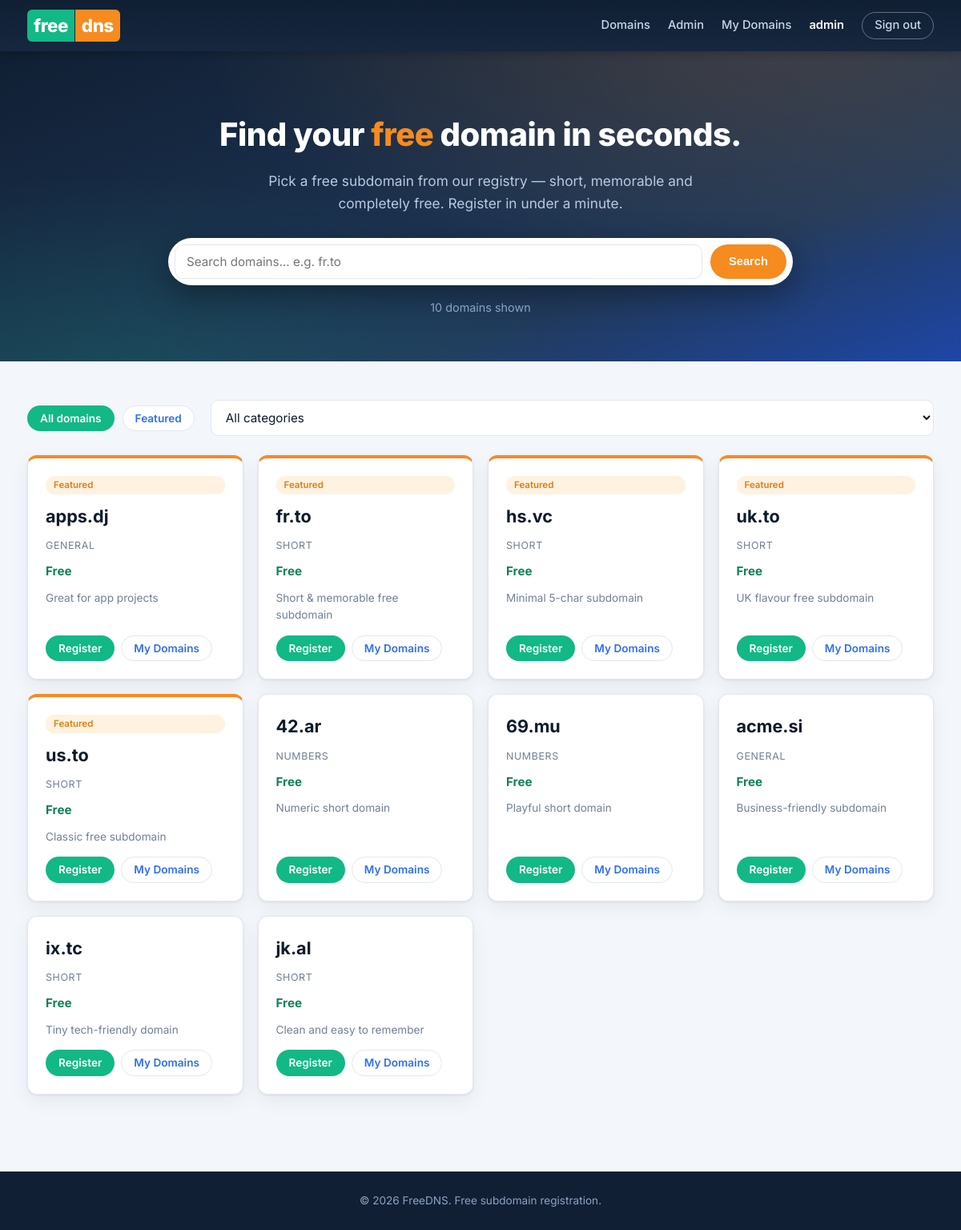
The page / (signed in) on the database its author committed.
### tables this page shows
CREATE TABLE IF NOT EXISTS users (
    id            INT UNSIGNED NOT NULL AUTO_INCREMENT,
    username      VARCHAR(50)  NOT NULL,
    email         VARCHAR(190) NOT NULL,
    password_hash VARCHAR(255) NOT NULL,
    is_admin      TINYINT(1)   NOT NULL DEFAULT 0,
    created_at    TIMESTAMP    NOT NULL DEFAULT CURRENT_TIMESTAMP,
    PRIMARY KEY (id),
    UNIQUE KEY uq_users_username (username),
    UNIQUE KEY uq_users_email (email)
);

CREATE TABLE IF NOT EXISTS domains (
    id          INT UNSIGNED NOT NULL AUTO_INCREMENT,
    name        VARCHAR(190) NOT NULL,
    price       DECIMAL(10,2) NOT NULL DEFAULT 0.00,
    description VARCHAR(255)          DEFAULT NULL,
    category    VARCHAR(60)           DEFAULT 'General',
    featured    TINYINT(1)   NOT NULL DEFAULT 0,
    available   TINYINT(1)   NOT NULL DEFAULT 1,
    created_at  TIMESTAMP    NOT NULL DEFAULT CURRENT_TIMESTAMP,
    PRIMARY KEY (id),
    UNIQUE KEY uq_domains_name (name),
    KEY idx_domains_available (available)
);

### includes/functions.php (called while the page is built, shortened)
<?php
function base_url(): string {
    $base = BASE_URL;
    if ($base === '') {
        $scheme = (!empty($_SERVER['HTTPS']) && $_SERVER['HTTPS'] !== 'off') ? 'https' : 'http';
        $host   = $_SERVER['HTTP_HOST'] ?? 'localhost';
        $appRoot = realpath(__DIR__ . '/..');
        $docRoot = is_dir($appRoot) ? str_replace('\\', '/', realpath($_SERVER['DOCUMENT_ROOT'] ?? '/')) : null;
        $rel     = '';
        if ($docRoot !== null && $appRoot !== false && str_starts_with(str_replace('\\', '/', $appRoot), $docRoot)) {
            $rel = rtrim(substr(str_replace('\\', '/', $appRoot), strlen($docRoot)), '/');
        }
        $base = "$scheme://$host$rel";
    }
    return rtrim($base, '/');
}
function url(string $path = ''): string {
    return base_url() . '/' . ltrim($path, '/');
}
function e(string $value): string {
    return htmlspecialchars($value, ENT_QUOTES, 'UTF-8');
}

### includes/db.php (called while the page is built, shortened)
<?php
function db(): PDO {
    static $pdo = null;
    if ($pdo === null) {
        $dsn = 'mysql:host=' . DB_HOST . ';dbname=' . DB_NAME . ';charset=utf8mb4';
        try {
            $pdo = new PDO($dsn, DB_USER, DB_PASS, [
                PDO::ATTR_ERRMODE            => PDO::ERRMODE_EXCEPTION,
                PDO::ATTR_DEFAULT_FETCH_MODE => PDO::FETCH_ASSOC,
                PDO::ATTR_EMULATE_PREPARES   => false,
            ]);
        } catch (PDOException $e) {
            http_response_code(500);
            exit('Database connection failed: ' . htmlspecialchars($e->getMessage()));
        }
    }
    return $pdo;
}

### includes/auth.php (called while the page is built, shortened)
<?php
require_once __DIR__ . '/db.php';
function cur_user(): ?array {
    $st = db()->prepare('SELECT id, username, email, is_admin, created_at FROM users WHERE id = ?');
    $st->execute([$_SESSION['user_id']]);
    $u = $st->fetch();
    return $u;
}

### index.php (the view, shortened to what this page needs)
<?php
require_once __DIR__ . '/includes/layout.php';
$q      = trim($_GET['q'] ?? '');
$cat    = trim($_GET['cat'] ?? '');
$only   = trim($_GET['only'] ?? '');
$user   = cur_user();
$where  = ['available = 1'];
$params = [];
$order = 'featured DESC, name ASC';
$sql = 'SELECT * FROM domains WHERE ' . implode(' AND ', $where) . ' ORDER BY ' . $order . ' LIMIT 100';
$st  = db()->prepare($sql);
$st->execute($params);
$domains = $st->fetchAll();
page_header('Find your free domain', ['home']);
?>
<section class="hero">
    <div class="container">
        <h1>Find your <span class="highlight">free</span> domain in seconds.</h1>
        <p>Pick a free subdomain from our registry — short, memorable and completely free. Register in under a minute.</p>
        <form class="search-bar" method="get" action="index.php">
            <input type="search" name="q" value="<?php echo e($q); ?>"
                   placeholder="Search domains… e.g. fr.to" autocomplete="off">
            <button class="btn btn-orange" type="submit">Search</button>
        </form>
        <div class="search-stats"><?php echo count($domains); ?> domains shown</div>
    </div>
</section>
<section class="section">
    <div class="container">
        <div class="filter-bar">
            <a href="<?php echo url('index.php'); ?>" class="btn btn-sm <?php echo $only === '' && $cat === '' && $q === '' ? 'btn-primary' : 'btn-outline'; ?>">All domains</a>
            <a href="<?php echo url('index.php?only=featured'); ?>" class="btn btn-sm <?php echo $only === 'featured' ? 'btn-primary' : 'btn-outline'; ?>">Featured</a>
            <form method="get" action="index.php" style="display:flex;gap:8px;flex:1;">
                <select name="cat" data-auto-submit>
                    <option value="">All categories</option>
                </select>
            </form>
        </div>
        <?php if (!$domains): ?>
            <div class="empty-state">
                <div class="icon">&#128269;</div>
                <h3>No domains found</h3>
                <p>Try a different search term, or check back later — new domains are added by admins.</p>
            </div>
        <?php else: ?>
            <div class="domain-grid">
                <?php foreach ($domains as $d): ?>
                    <div class="domain-card <?php echo (int)$d['featured'] ? 'featured' : ''; ?>">
                        <?php if ((int)$d['featured']): ?>
                            <span class="badge badge-featured">Featured</span>
                        <?php endif; ?>
                        <div class="domain-name"><?php echo e($d['name']); ?></div>
                        <div class="domain-cat"><?php echo e($d['category']); ?></div>
                        <div class="domain-price"><span class="free">Free</span>&nbsp;<?php echo $d['price'] > 0 ? '· $' . number_format((float)$d['price'], 2) : ''; ?></div>
                        <?php if ($d['description']): ?>
                            <div class="domain-desc"><?php echo e($d['description']); ?></div>
                        <?php endif; ?>
                        <div class="domain-actions">
                            <a class="btn btn-sm btn-primary" href="<?php echo url('checkout.php?domain=' . urlencode($d['name'])); ?>">Register</a>
                            <?php if ($user): ?>
                                <a class="btn btn-sm btn-outline" href="<?php echo url('dashboard.php'); ?>">My Domains</a>
                            <?php endif; ?>
                        </div>
                    </div>
                <?php endforeach; ?>
            </div>
        <?php endif; ?>
    </div>
</section>
<?php
page_footer();

### includes/layout.php (shortened to what this page needs)
<?php
require_once __DIR__ . '/auth.php';
require_once __DIR__ . '/functions.php';
function page_header(string $title = '', array $bodyClass = []): void {
    $u     = cur_user();
    $admin = $u && (int)$u['is_admin'] === 1;
    $bc    = $bodyClass ? ' class="' . e(implode(' ', $bodyClass)) . '"' : '';
    ?>
<!DOCTYPE html>
<html lang="en">
<head>
    <link rel="stylesheet" href="<?php echo url('assets/css/style.css'); ?>">
</head>
<body<?php echo $bc; ?>>
<header class="site-header">
    <div class="container header-inner">
        <a class="brand" href="<?php echo url('index.php'); ?>">
            <span class="brand-mark">free</span><span class="brand-mark-accent">dns</span>
        </a>
        <nav class="main-nav" id="mainNav">
            <a href="<?php echo url('index.php'); ?>">Domains</a>
            <?php if ($admin): ?><a href="<?php echo url('admin/index.php'); ?>">Admin</a><?php endif; ?>
            <?php if ($u): ?>
                <a href="<?php echo url('dashboard.php'); ?>">My Domains</a>
                <a class="nav-user" href="<?php echo url('dashboard.php'); ?>"><?php echo e($u['username']); ?></a>
                <a class="btn btn-sm btn-ghost" href="<?php echo url('logout.php'); ?>">Sign out</a>
            <?php else: ?>
                <a href="<?php echo url('login.php'); ?>">Sign in</a>
                <a class="btn btn-sm btn-primary" href="<?php echo url('register.php'); ?>">Create account</a>
            <?php endif; ?>
        </nav>
    </div>
</header>
<main class="page">
    <?php
}
function page_footer(): void {
    ?>
</main>
<footer class="site-footer">
    <div class="container">
        <p>&copy; <?php echo date('Y'); ?> <?php echo e(SITE_NAME); ?>. Free subdomain registration.</p>
    </div>
</footer>
</body>
</html>
    <?php
}

### rows shown on the page
users: username "admin"
domains: featured "Featured", name "apps.dj", category "GENERAL", description "Great for app projects"
domains: featured "Featured", name "fr.to", category "SHORT", description "Short & memorable free subdomain"
domains: featured "Featured", name "hs.vc", category "SHORT", description "Minimal 5-char subdomain"
domains: featured "Featured", name "uk.to", category "SHORT", description "UK flavour free subdomain"
domains: featured "Featured", name "us.to", category "SHORT", description "Classic free subdomain"
domains: name "42.ar", category "NUMBERS", description "Numeric short domain"
domains: name "69.mu", category "NUMBERS", description "Playful short domain"
domains: name "acme.si", category "GENERAL", description "Business-friendly subdomain"
domains: name "ix.tc", category "SHORT", description "Tiny tech-friendly domain"
domains: name "jk.al", category "SHORT", description "Clean and easy to remember"

### other values the page prints
count($domains) "10"
SITE_NAME "FreeDNS"
